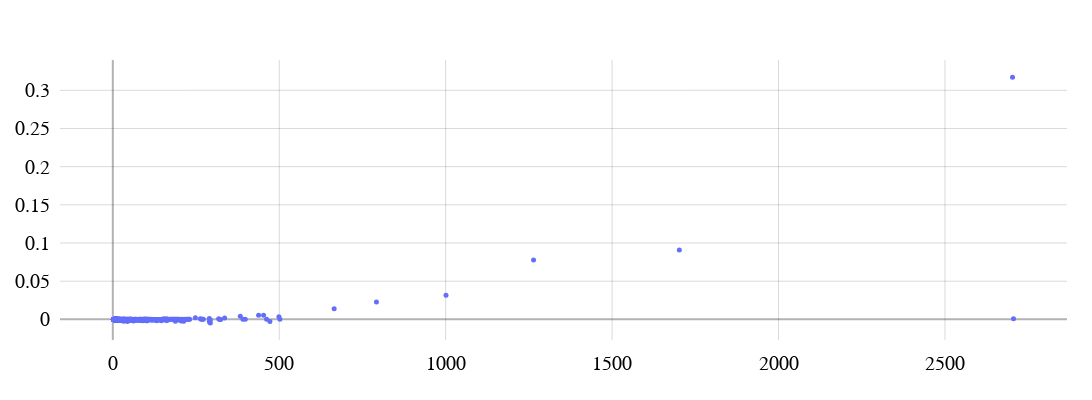

Notebook code for this chart:
### Code cell
fig = go.Figure()
fig.add_trace(
    go.Scatter(
        x = [tup[1] for tup in points],
        y = [tup[3] for tup in points],
        mode="markers",
        marker=dict(size=5),
        showlegend=False,
    ),
)

fig.update_annotations(font_size=24)
fig.update_layout(go.Layout(layout))

fig.show()

### Figure 1 — Plotly figure (JSON) as saved in the notebook; plotly's stock layout.template omitted (floating-point values rounded to 4 significant figures; data arrays with more than 128 entries replaced by an {"elided": "..."} marker saying what was removed)
{"data": [{"marker": {"size": 5}, "mode": "markers", "showlegend": false, "type": "scatter", "x": {"elided": "2705 int values"}, "y": {"elided": "2705 float values"}}], "layout": {"autosize": true, "font": {"color": "black", "family": "Times New Roman", "size": 20}, "height": 400, "margin": {"b": 60, "l": 60, "pad": 5, "r": 25, "t": 60}, "plot_bgcolor": "white", "width": 1400, "xaxis": {"gridcolor": "rgba(0, 0, 0, 0.15)", "linecolor": "rgba(0, 0, 0, 0)", "zerolinecolor": "rgba(0, 0, 0, 0.3)", "zerolinewidth": 2}, "yaxis": {"gridcolor": "rgba(0, 0, 0, 0.15)", "linecolor": "rgba(0, 0, 0, 0)", "zerolinecolor": "rgba(0, 0, 0, 0.3)", "zerolinewidth": 2}}}
